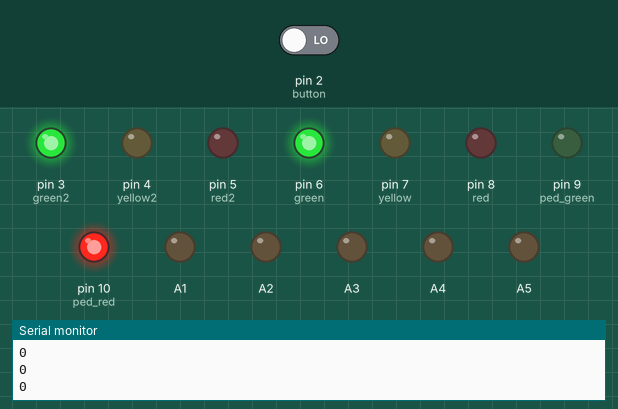
This sketch was run on a simulated Arduino Uno, built with avr-gcc and run on an emulated ATmega328P. On the bench: output pins drawn as LEDs (lit = HIGH), the last lines printed to the serial monitor. The inputs (shaded band) are chosen by the test bench; at power-on: pin 2 (button) LOW.

Above: at 4.2 s.
4.3 s: pin 2 (button) driven LOW
5.8 s: pin 2 (button) driven HIGH
At 6.3 s:
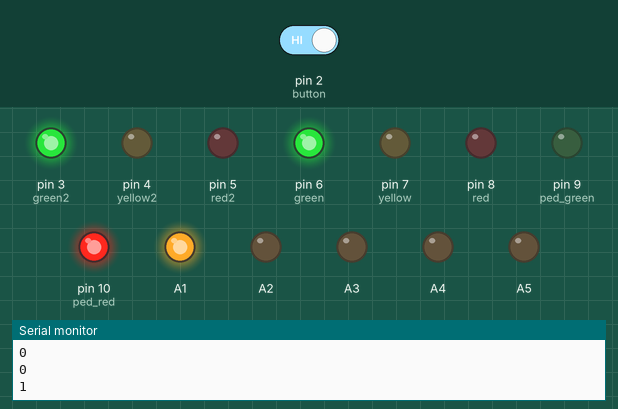
At 9.8 s:
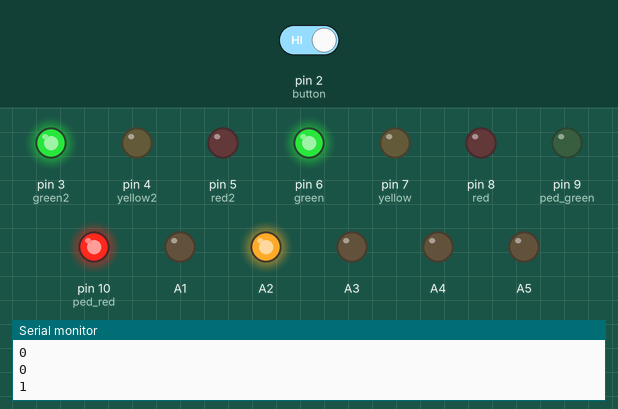
Timing chart, 0 to 26.1 s (numbered marks = the images above; inputs shaded):
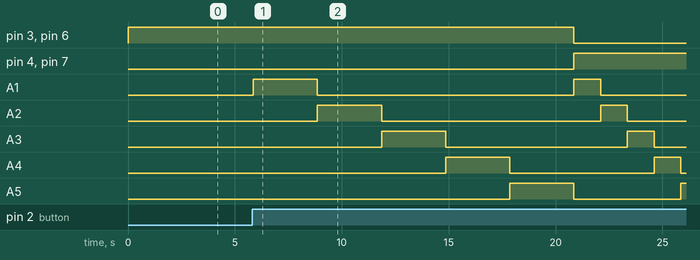

Measured:
- after the input at 5.8 s, pin 3 (green2): HIGH → LOW after 15.1 s; pin 4 (yellow2): LOW → HIGH after 15.1 s

The sketch:

semaforo_timer_pedestre.ino
```cpp
int red = 8;
int yellow = 7;
int green = 6;
int red2 = 5;
int yellow2 = 4;
int green2 = 3;
int ped_red = 10;
int ped_green = 9;
int button = 2;
unsigned long time;

void setup()
{
  time = millis();

  pinMode(red, OUTPUT);
  pinMode(yellow, OUTPUT);
  pinMode(green, OUTPUT);
  pinMode(red2, OUTPUT);
  pinMode(yellow2, OUTPUT);
  pinMode(green2, OUTPUT);
  pinMode(ped_red, OUTPUT);
  pinMode(ped_green, OUTPUT);
  pinMode(A1, OUTPUT);
  pinMode(A2, OUTPUT);
  pinMode(A3, OUTPUT);
  pinMode(A4, OUTPUT);
  pinMode(A5, OUTPUT);
  pinMode(button, INPUT);


  // Estado inicial dos semaforos
  digitalWrite(red, LOW);
  digitalWrite(red2, LOW);
  digitalWrite(yellow, LOW);
  digitalWrite(yellow2, LOW);
  digitalWrite(green, HIGH);
  digitalWrite(green2, HIGH);

  digitalWrite(ped_red, HIGH);
  digitalWrite(ped_green, LOW);

  Serial.begin(1000);

}

void loop()
{
  // Apertando o botao de pedestre
  int aperta_button = digitalRead(button);
  delay(50);
  Serial.println(aperta_button);

  if (aperta_button == HIGH && (millis() - time) > 5000) {
    walk();
  }

}

// Contagem de 6 segundos (Amarelo)
void contagem()
{
  digitalWrite(A1, HIGH);
  delay(1250);
  digitalWrite(A1, LOW);
  digitalWrite(A2, HIGH);
  delay(1250);
  digitalWrite(A2, LOW);
  digitalWrite(A3, HIGH);
  delay(1250);
  digitalWrite(A3, LOW);
  digitalWrite(A4, HIGH);
  delay(1250);
  digitalWrite(A4, LOW);
  digitalWrite(A5, HIGH);
  delay(1250);
  digitalWrite(A5, LOW);
}

// Contagem de 15 segundos (Vermelho e Verde)
void contagem2()
{
  digitalWrite(A1, HIGH);
  delay(3000);
  digitalWrite(A1, LOW);
  digitalWrite(A2, HIGH);
  delay(3000);
  digitalWrite(A2, LOW);
  digitalWrite(A3, HIGH);
  delay(3000);
  digitalWrite(A3, LOW);
  digitalWrite(A4, HIGH);
  delay(3000);
  digitalWrite(A4, LOW);
  digitalWrite(A5, HIGH);
  delay(3000);
  digitalWrite(A5, LOW);
}

void walk()
{
  // Contando o tempo para o semaforo ficar amarelo
  contagem2();

  // Semaforo amarelo
  digitalWrite(green, LOW);
  digitalWrite(green2, LOW);
  digitalWrite(yellow, HIGH);
  digitalWrite(yellow2, HIGH);
  contagem();

  // Semaforo vermelho e pedestre verde
  digitalWrite(yellow, LOW);
  digitalWrite(yellow2, LOW);
  digitalWrite(red, HIGH);
  digitalWrite(red2, HIGH);
  digitalWrite(ped_red, LOW);
  digitalWrite(ped_green, HIGH);
  contagem2();

  // Piscando o pedestre verde para indicar que vai o semaforo para carros vai abrir
  for (int x=0; x<10; x++){
    digitalWrite(ped_green, LOW);
    delay(160);
    digitalWrite(ped_green, HIGH);
    delay(160);
  }

  // De volta ao estado incial
  digitalWrite(red, LOW);
  digitalWrite(red2, LOW);
  digitalWrite(green, HIGH);
  digitalWrite(green2, HIGH);
  digitalWrite(ped_red, HIGH);
  digitalWrite(ped_green, LOW);

  time = millis();

 }
```
